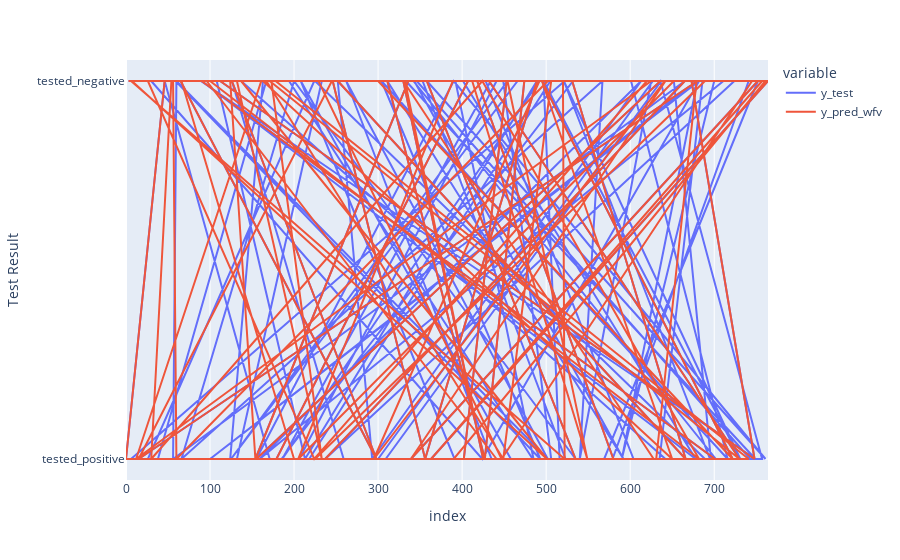

Source (notebook cell):
### Code cell
df_pred_train = pd.DataFrame(
    {
        "y_test": y_train.iloc[:200],
        "y_pred_wfv": svm_pred[:200]
    },
    index = y_train.index[:200]
)

fig = px.line(df_pred_train, labels={"value":"Test Result"})
fig.show()

### Figure 1 — Plotly figure (JSON) as saved in the notebook; plotly's stock layout.template omitted (floating-point values rounded to 4 significant figures; data arrays with more than 128 entries replaced by an {"elided": "..."} marker saying what was removed)
{"data": [{"hovertemplate": "variable=y_test<br>index=%{x}<br>Test Result=%{y}<extra></extra>", "legendgroup": "y_test", "line": {"color": "#636efa", "dash": "solid"}, "marker": {"symbol": "circle"}, "mode": "lines", "name": "y_test", "orientation": "v", "showlegend": true, "type": "scatter", "x": {"elided": "200 int values"}, "xaxis": "x", "y": {"elided": "200 str values"}, "yaxis": "y"}, {"hovertemplate": "variable=y_pred_wfv<br>index=%{x}<br>Test Result=%{y}<extra></extra>", "legendgroup": "y_pred_wfv", "line": {"color": "#EF553B", "dash": "solid"}, "marker": {"symbol": "circle"}, "mode": "lines", "name": "y_pred_wfv", "orientation": "v", "showlegend": true, "type": "scatter", "x": {"elided": "200 int values"}, "xaxis": "x", "y": {"elided": "200 str values"}, "yaxis": "y"}], "layout": {"legend": {"title": {"text": "variable"}, "tracegroupgap": 0}, "margin": {"t": 60}, "xaxis": {"anchor": "y", "domain": [0, 1], "title": {"text": "index"}}, "yaxis": {"anchor": "x", "domain": [0, 1], "title": {"text": "Test Result"}}}}
